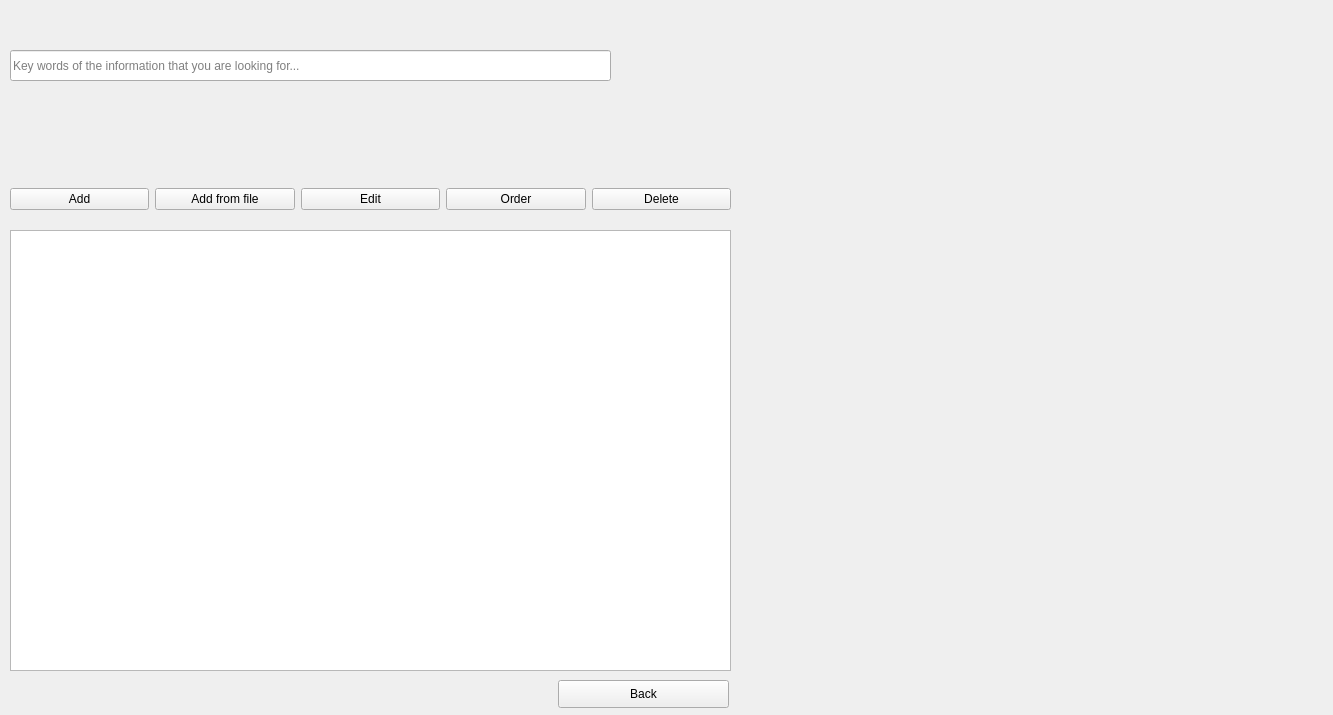
<?xml version="1.0" encoding="UTF-8"?>
<ui version="4.0">
 <class>functionchoice</class>
 <widget class="QWidget" name="functionchoice">
  <property name="geometry">
   <rect>
    <x>0</x>
    <y>0</y>
    <width>1333</width>
    <height>715</height>
   </rect>
  </property>
  <property name="windowTitle">
   <string>Form</string>
  </property>
  <widget class="QWidget" name="verticalLayoutWidget">
   <property name="geometry">
    <rect>
     <x>1030</x>
     <y>110</y>
     <width>221</width>
     <height>241</height>
    </rect>
   </property>
   <layout class="QVBoxLayout" name="verticalLayout"/>
  </widget>
  <widget class="QListView" name="listView">
   <property name="geometry">
    <rect>
     <x>10</x>
     <y>230</y>
     <width>721</width>
     <height>441</height>
    </rect>
   </property>
  </widget>
  <widget class="QLineEdit" name="lineEdit">
   <property name="geometry">
    <rect>
     <x>10</x>
     <y>50</y>
     <width>601</width>
     <height>31</height>
    </rect>
   </property>
   <property name="placeholderText">
    <string>Key words of the information that you are looking for...</string>
   </property>
  </widget>
  <widget class="QWidget" name="horizontalLayoutWidget">
   <property name="geometry">
    <rect>
     <x>10</x>
     <y>179</y>
     <width>721</width>
     <height>41</height>
    </rect>
   </property>
   <layout class="QHBoxLayout" name="horizontalLayout">
    <item>
     <widget class="QPushButton" name="pushButton_2">
      <property name="text">
       <string>Add</string>
      </property>
     </widget>
    </item>
    <item>
     <widget class="QPushButton" name="pushButton_5">
      <property name="text">
       <string>Add from file</string>
      </property>
     </widget>
    </item>
    <item>
     <widget class="QPushButton" name="pushButton_6">
      <property name="text">
       <string>Edit</string>
      </property>
     </widget>
    </item>
    <item>
     <widget class="QPushButton" name="pushButton_4">
      <property name="text">
       <string>Order</string>
      </property>
     </widget>
    </item>
    <item>
     <widget class="QPushButton" name="pushButton_7">
      <property name="text">
       <string>Delete</string>
      </property>
     </widget>
    </item>
   </layout>
  </widget>
  <widget class="QPushButton" name="pushButton_3">
   <property name="geometry">
    <rect>
     <x>558</x>
     <y>680</y>
     <width>171</width>
     <height>28</height>
    </rect>
   </property>
   <property name="text">
    <string>Back</string>
   </property>
  </widget>
 </widget>
 <resources/>
 <connections/>
</ui>
